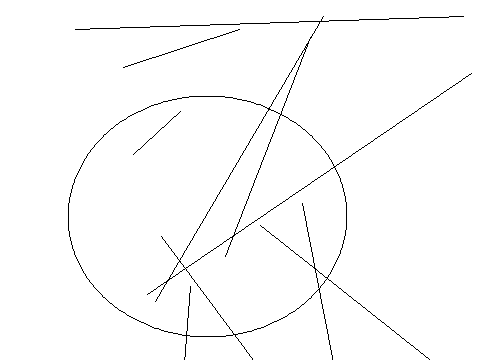

This figure's Python source:
from PIL import Image, ImageDraw
image1 = Image.new('RGB', (480, 360), '#ffffff')
draw = ImageDraw.Draw(image1)
c=[476,234,104,279]
draw.ellipse(c,'#ffffff','#000000')
c=[387,418,206,15]
draw.ellipse(c,'#ffffff','#000000')
c=[403,137,207,125]
draw.ellipse(c,'#ffffff','#000000')
c=[75,166,62,0]
draw.ellipse(c,'#ffffff','#000000')
c=[115,141,258,274]
draw.ellipse(c,'#ffffff','#000000')
c=[68,96,347,337]
draw.ellipse(c,'#ffffff','#000000')
c=[320,118,37,125]
draw.ellipse(c,'#ffffff','#000000')
l=[155,301,323,16]
draw.line(l,'#000000')
l=[274,388,161,236]
draw.line(l,'#000000')
l=[177,452,190,286]
draw.line(l,'#000000')
l=[123,67,239,29]
draw.line(l,'#000000')
l=[310,37,225,256]
draw.line(l,'#000000')
l=[471,73,147,294]
draw.line(l,'#000000')
l=[133,154,180,111]
draw.line(l,'#000000')
l=[339,393,302,203]
draw.line(l,'#000000')
l=[477,397,260,225]
draw.line(l,'#000000')
l=[463,16,75,29]
draw.line(l,'#000000')
image1.save('Artist19.png')